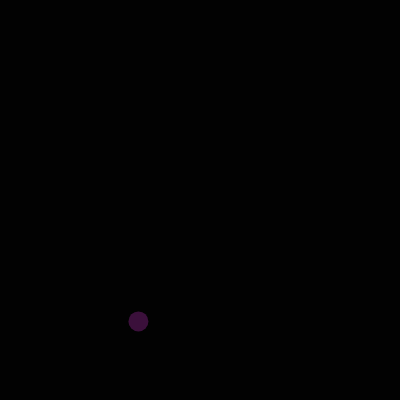
Frame 1 (no input)
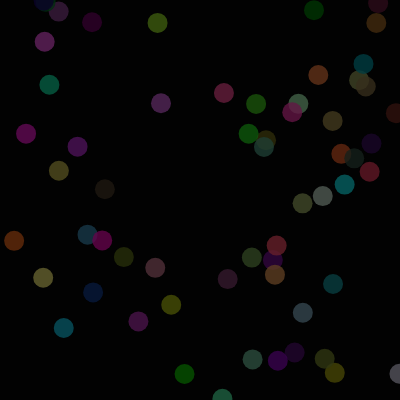
Frame 60 (no input)
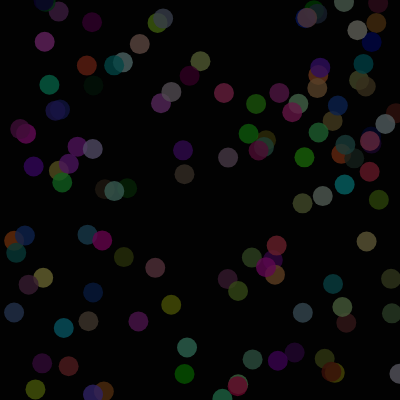
Frame 120 (the mouse pressed at the canvas centre since frame 60)

The p5.js sketch that drew these frames (run headless with seeded random() and noise() and a simulated clock; from frame 60 on, the mouse is pressed at the canvas centre):

// p5.js sketch
// ── sketch.js
let x,y,r,g,b

function setup() {
  createCanvas(400, 400)
  background(2)
}

function draw() {
 
  r = random (105)
  g = random (100)
  b = random (100)
  x = random (400)
  y = random (400)
  noStroke();
  fill (r,g,b,200)
  circle(x,y,20)
}
  
